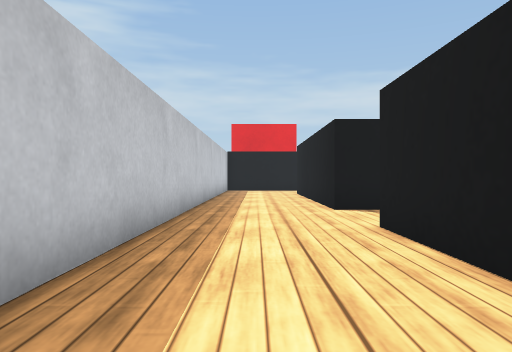
view 1 (above)

16 first-person views from a walk through a robot-simulator world made for Webots. The camera is 0.19 m above the floor, looks level and sees 70° across. The floor is counted in squares, 0.25 m on a side. Each view is taken from the middle of a square. On the plan, view 1 faces up. The plan holds only what a view shows up to about 11 squares ahead; the rest is blank. Robots are left out. Simple shapes and patterns stand in for the simulator's stock objects.

view 2
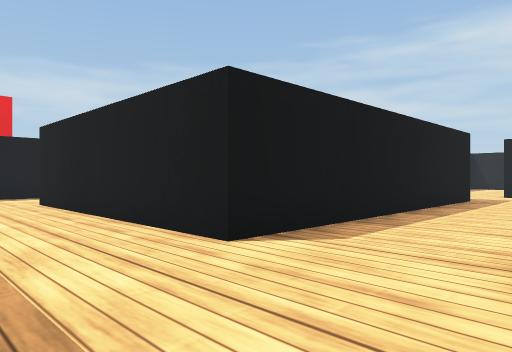

view 3
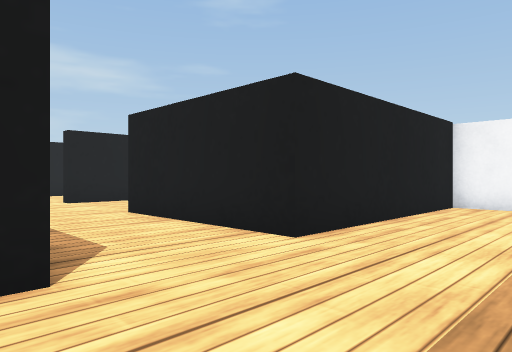

view 4
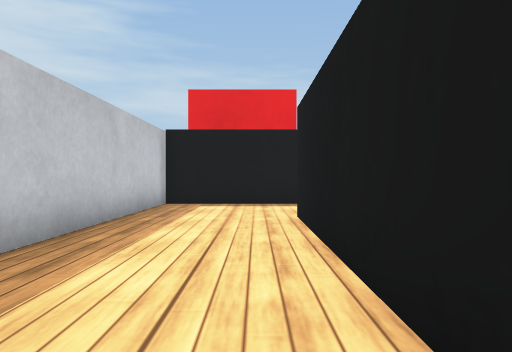

view 5
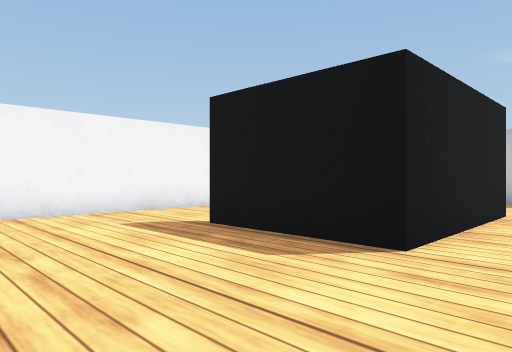

view 6
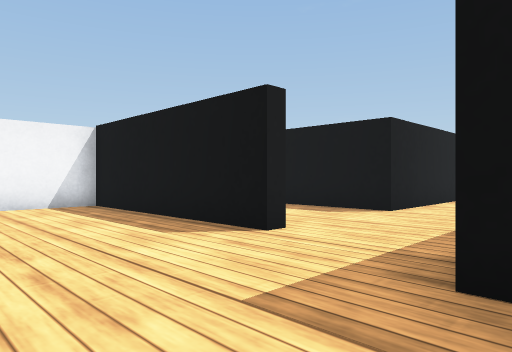

view 7
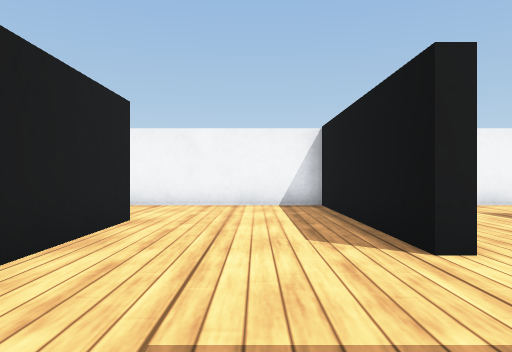

view 8
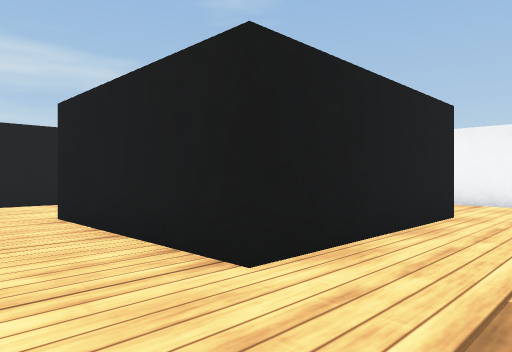

view 9
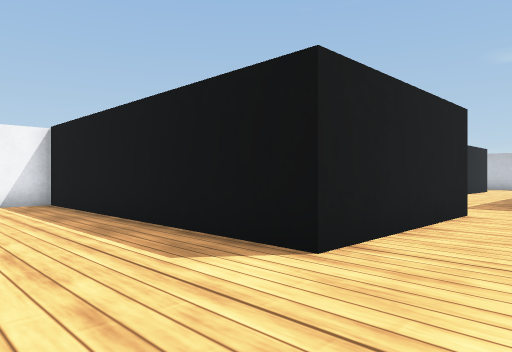

view 10
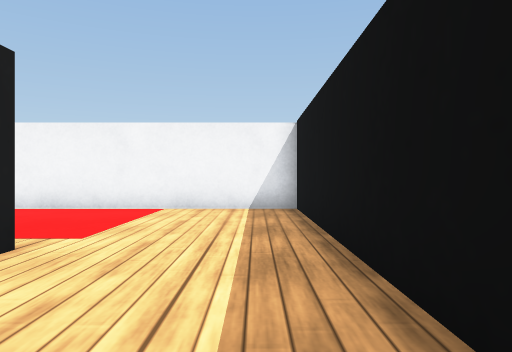

view 11
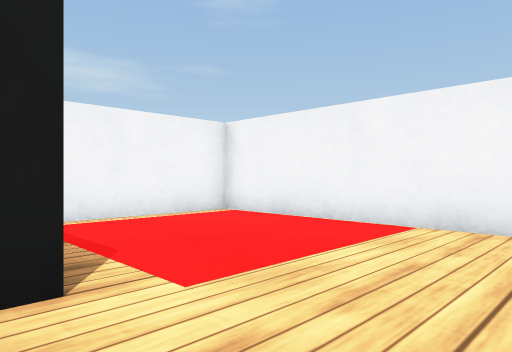

view 12
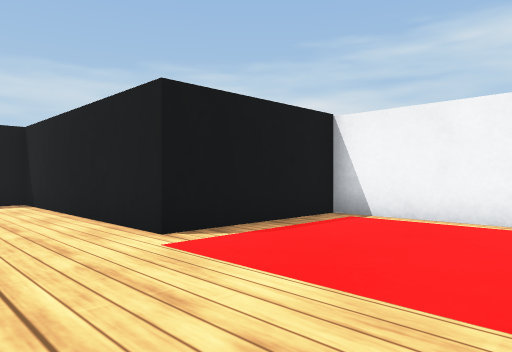

view 13
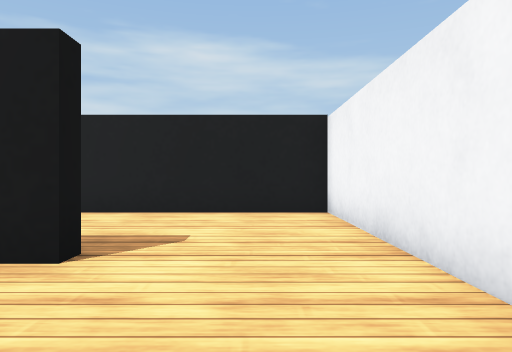

view 14
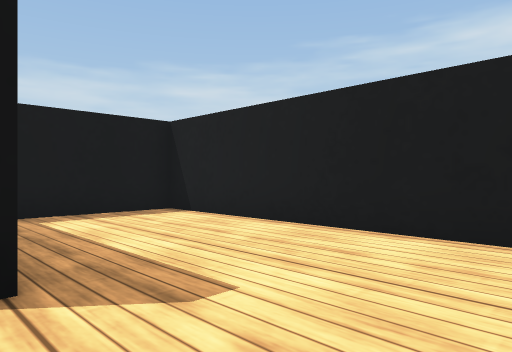

view 15
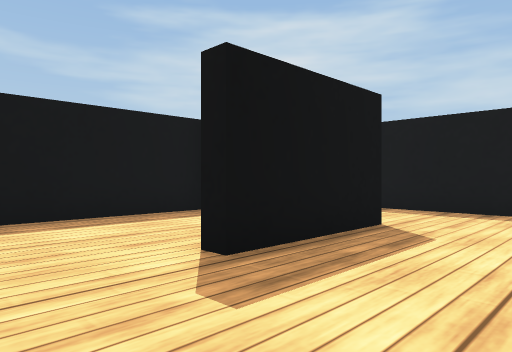

view 16
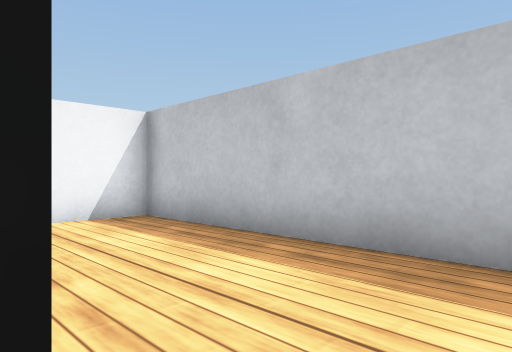

### Floor plan
Points are (right, up) in squares from view 1. A wall is a line through its corners. A room is listed if a view was taken in it or the views show most of it. See-through windows are left out.
Room 1 (views 1, 2, 3, 4, 15, 16)
walls: (-1.5, 10.9) (-1.5, -0.5) (1.8, -0.5) (1.8, 5.5) (6.3, 5.5) (6.3, 2.3); (9.4, 8.2) (1.8, 8.2) (1.8, 15.7); (9.9, 4.2) (9.9, 5.5); (6.6, -0.5) (8.8, -0.5); (2.1, 19) (-1.5, 19) (-1.5, 12.5)
ways out: opening at (10, 6.5) to room 2; opening at (6, 1) to room 5; opening at (1, 17.5)
Room 2 (views 5, 13, 14)
walls: (9.9, 5.5) (10.3, 5.5) (10.3, -0.5) (14.5, -0.5); (14.6, 2.7) (14.2, 2.7) (14.2, 7.9); (11.4, 8.6) (11.4, 8.2) (9.4, 8.2)
ways out: opening at (10, 6.5) to room 1; opening at (12.5, 8) to room 3; opening at (14, 1) to room 4
Room 3 (views 6, 7, 8, 9, 10, 11, 12)
walls: (14.2, 7.9) (19, 7.9) (19, -0.5) (26.5, -0.5) (26.5, 4.2) (22.5, 4.2) (22.5, 11) (21.9, 11)
ways out: opening at (12.5, 8) to room 2
Room 4 (no view inside)
walls: (14.5, -0.5) (18.7, -0.5) (18.7, 7.5) (15.5, 7.5)
ways out: opening at (14, 1) to room 2
Room 5 (no view inside)
walls: (6.3, 2.3) (5.9, 2.3); (4.1, -0.5) (6.6, -0.5); (2.3, 5) (2.3, 1.1)
ways out: opening at (6, 1) to room 1

Positions as (right, up) in squares from view 1, and headings:
1: (0, 0), facing up
2: (-1, 5), facing up-right
3: (-1, 9), facing down-right
4: (1, 9), facing up
5: (10, 7), facing down-left
6: (14, 9), facing down-left
7: (12, 9), facing down
8: (12, 10), facing down-right
9: (22, 10), facing down-left
10: (20, 8), facing down
11: (20, 5), facing down-right
12: (20, 0), facing up-right
13: (11, 1), facing right
14: (14, 0), facing up-right
15: (9, 0), facing up-left
16: (2, 6), facing down-left
